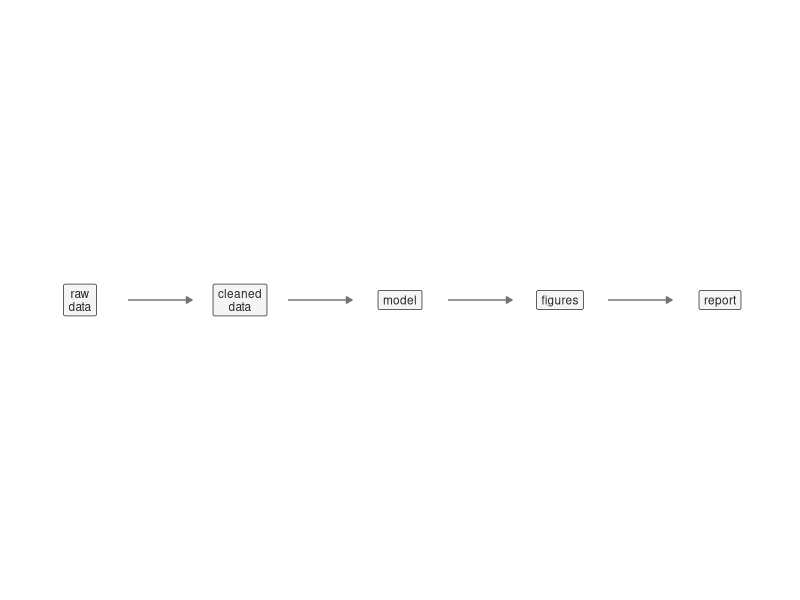

R code for this plot:
## ---- chunk 1
#| label: fig-pipeline-dag
#| fig-cap: 'The analysis of the orientation as a directed acyclic graph. Each node is a step that produces an output; each arrow records that the step it points to consumes what the previous step produced. A change to the raw data invalidates every node downstream of it (all four to its right); a change to the plotting code invalidates only the figures and the report. A pipeline tool reads this graph to rebuild exactly the stale nodes and skip the rest.'
#| echo: true
#| fig-width: 7
#| fig-height: 2.2

library(tibble)
library(dplyr)
library(ggplot2)

nodes <- tibble(
  step = c('raw\ndata', 'cleaned\ndata', 'model',
           'figures', 'report'),
  x = 1:5,
  y = 0
)

edges <- tibble(
  x = 1:4,
  xend = 2:5,
  y = 0,
  yend = 0
)

ggplot() +
  geom_segment(
    data = edges,
    aes(x = x + 0.30, xend = xend - 0.30,
        y = y, yend = yend),
    arrow = grid::arrow(length = grid::unit(0.16, 'cm'),
                        type = 'closed'),
    linewidth = 0.5, colour = 'grey45'
  ) +
  geom_label(
    data = nodes,
    aes(x = x, y = y, label = step),
    size = 3, lineheight = 0.9,
    label.padding = grid::unit(0.35, 'lines'),
    label.r = grid::unit(0.12, 'lines'),
    fill = 'grey96', colour = 'grey15'
  ) +
  coord_cartesian(xlim = c(0.5, 5.5),
                  ylim = c(-1, 1), expand = FALSE) +
  theme_void()
